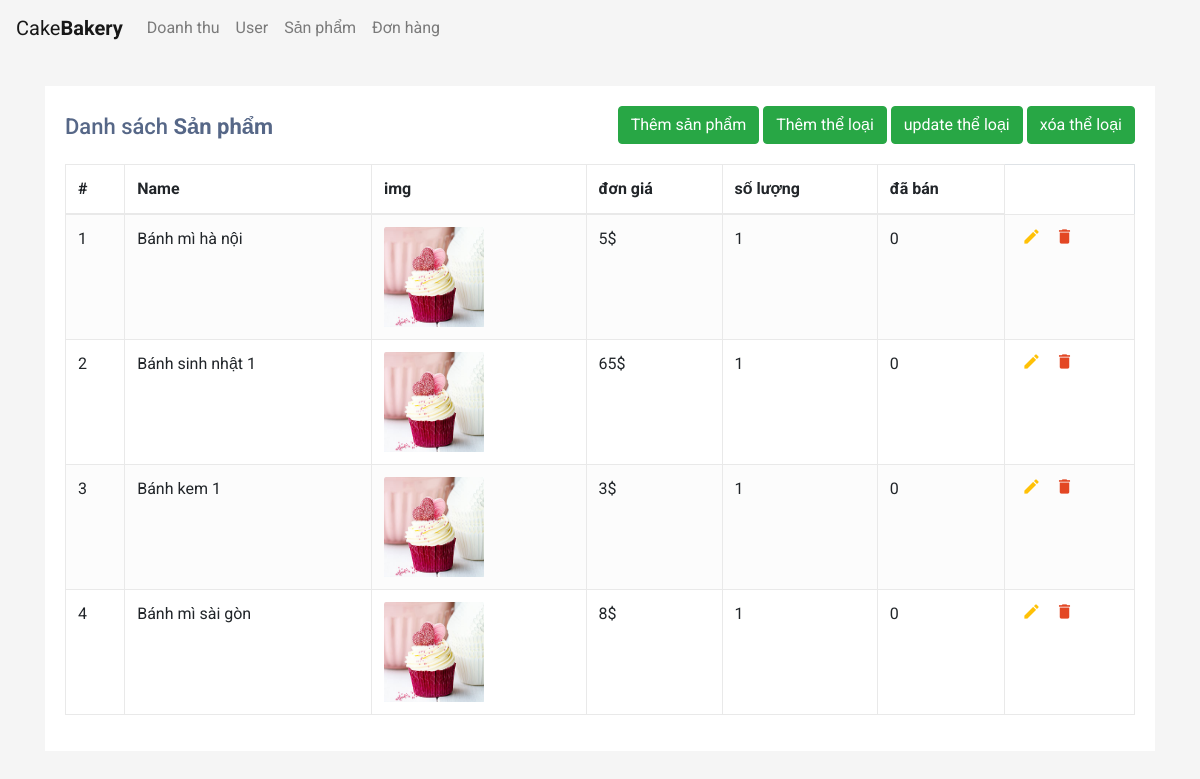
The page /admin.php?controller=product on the database as committed earlier.
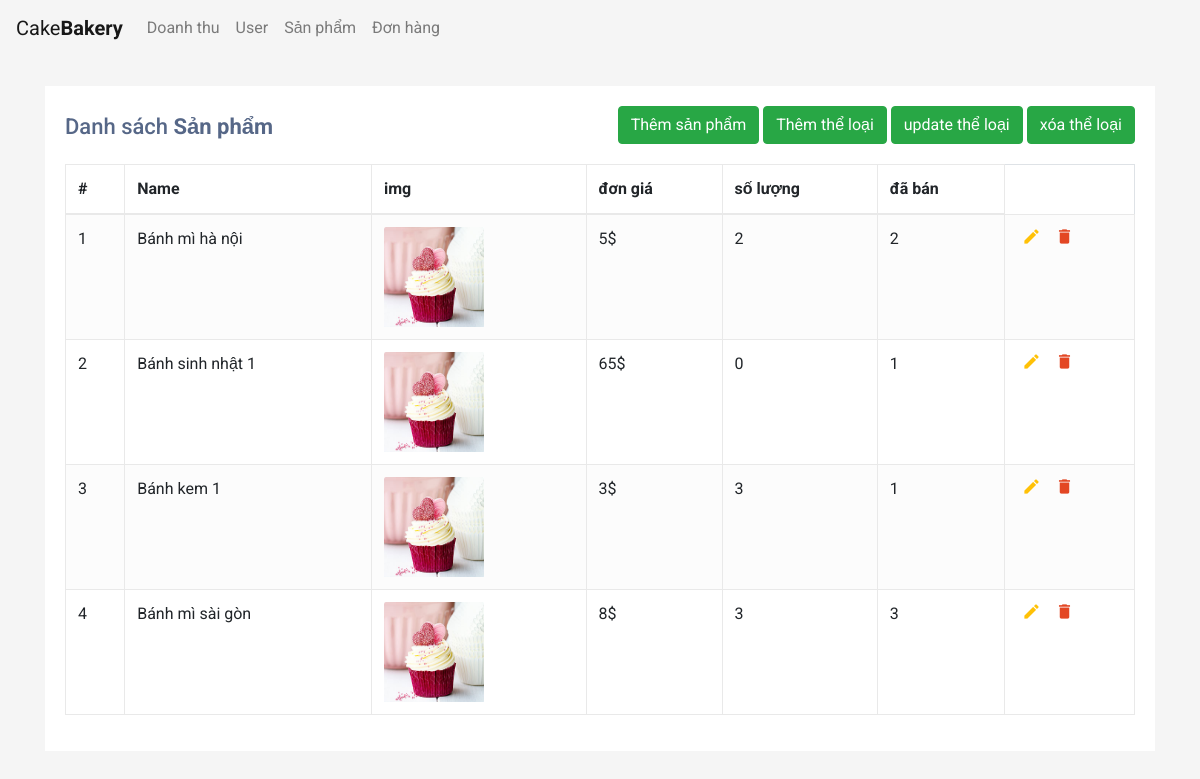
The same page on the database as committed later.
### tables this page shows
CREATE TABLE `products` (
  `id` int(10) UNSIGNED NOT NULL,
  `name` varchar(200) NOT NULL,
  `price` float NOT NULL,
  `image` varchar(255) NOT NULL,
  `category_id` int(11) NOT NULL,
  `created_at` timestamp NOT NULL DEFAULT current_timestamp(),
  `updated_at` timestamp NOT NULL DEFAULT current_timestamp(),
  `description` varchar(255) NOT NULL,
  `quantity` int(11) NOT NULL DEFAULT 1,
  `sold` int(11) NOT NULL DEFAULT 0
);

### controllers/BaseController.php (called while the page is built, shortened)
<?php
class BaseController
{
    protected function view($path, $data = [])
    {
        require(self::VIEW_FOLDER_NAME . '/' . str_replace('.', '/', $path) . '.php');
    }
}

### controllers/ProductController.php (called while the page is built, shortened)
<?php
class ProductController extends BaseController
{
    private $productModel;
    public function __construct()
    {
        $this->productModel = new ProductModel;
        $this->CategoryModel = new CategoryModel;
    }
    public function index()
    {
        $products = $this->productModel->getAll();
        $categories = $this->CategoryModel->getAll();
        return $this->view('fontend.products.index', [
            "products" => $products,
            "categories" => $categories
        ]);
    }
}

### admin.php (called while the page is built, shortened)
<?php
require './core/Database.php';
require './models/BaseModel.php';
require './controllers/BaseController.php';
$actionName = $_REQUEST['action'] ?? 'index';
$objectController = new $controllerName;
$objectController->$actionName();

### core/Database.php (called while the page is built, shortened)
<?php
class Database
{
    public function connect()
    {
        $connect = mysqli_connect(self::HOST, self::USERNAME, self::PASSWORD, self::DB_NAME);
        mysqli_set_charset($connect, 'utf8');
        if (mysqli_connect_errno() === 0) {
            return $connect;
        }
        return false;
    }
}

### models/BaseModel.php (called while the page is built, shortened)
<?php
class BaseModel extends Database
{
    public static  $connect;
    public function __construct()
    {
        self::$connect = $this->connect();
    }
    public function findAll($table, $select = ["*"])
    {
        $select = implode(',', $select);
        $sql = "SELECT ${select} FROM ${table}";
        $data = $this->_query($sql);
        return  $data;
    }
    protected function _query($sql)
    {
        $result = self::$connect->query($sql);
        $data = [];
        if ($result) {
            if ($result->num_rows > 0) {
                while ($row = $result->fetch_assoc()) {
                    array_push($data, $row);
                }
            }
        }
        return [
            "data" => $data,
        ];
    }
}

### models/ProductModel.php (called while the page is built, shortened)
<?php
class ProductModel  extends BaseModel
{
    public function getAll($select = ["*"])
    {
        return $this->findAll(self::TABLE, $select);
    }
}

### views/fontend/products/index.php (the view, shortened to what this page needs)
<!DOCTYPE html>
<html lang="en">
<?php require('views/fontend/common/headAdmin.php') ?>
<body>
    <?php require('views/fontend/common/navbarAdmin.php') ?>
    <div class="container-xl">
        <div class="table-responsive">
            <div class="table-wrapper">
                <div class="table-title">
                    <div class="row">
                        <div class="col-sm-4">
                            <h2>Danh sách <b>Sản phẩm</b></h2>
                        </div>
                        <div class="col-sm-8">
                            <div class="search-box">
                                <button type="button" class="btn btn-success">
                                    <a style="color:#fff;" class="delete" title="Tạo mới" href="#myModalCreate" class="trigger-btn" data-toggle="modal" data-toggle="tooltip">Thêm sản phẩm</a>
                                </button>
                                <button type="button" class="btn btn-success">
                                    <a style="color:#fff;" class="delete" title="Tạo mới" href="#myModalCreatecategory" class="trigger-btn" data-toggle="modal" data-toggle="tooltip">Thêm thể loại</a>
                                </button>
                                <button type="button" class="btn btn-success">
                                    <a style="color:#fff;" class="delete" title="Tạo mới" href="#modeleditcategorys" class="trigger-btn" data-toggle="modal" data-toggle="tooltip">update thể loại</a>
                                </button>
                                <button type="button" class="btn btn-success">
                                    <a style="color:#fff;" class="delete" title="Tạo mới" href="#modeldeletecategorys" class="trigger-btn" data-toggle="modal" data-toggle="tooltip">xóa thể loại</a>
                                </button>
                            </div>
                        </div>
                    </div>
                </div>
                <table class="table table-striped table-hover table-bordered">
                    <thead>
                        <tr>
                            <th>#</th>
                            <th>Name </th>
                            <th>img</th>
                            <th>đơn giá </th>
                            <th>số lượng</th>
                            <th>đã bán</th>
                        </tr>
                    </thead>
                    <tbody>
                        <?php if (isset($products['data']) && count($products['data']) > 0) {
                            foreach ($products['data'] as $key => $value) { ?>
                                <tr>
                                    <td><?= $key + 1 ?></td>
                                    <td><?= $value['name'] ?></td>
                                    <td>
                                        <div>
                                            <img style="width:100px;height:100px;" class="img-fluid" src="<?= $value['image'] ?>" />
                                        </div>
                                    </td>
                                    <td><?= $value['price'] . "$" ?></td>
                                    <td><?= $value['quantity'] ?></td>
                                    <td><?= $value['sold'] ?></td>
                                    <td>
                                        <a href="#myModalCreate" data-toggle="modal" class="edit" onclick="setIdUpdate(<?= $value['id'] ?>)" title="Edit" data-toggle="tooltip"><i class="material-icons">&#xE254;</i></a>
                                        <a onclick="setIdProductDelete(<?= $value['id'] ?>)" class="delete" title="Delete" href="#myModal" class="trigger-btn" data-toggle="modal" data-toggle="tooltip"><i class="material-icons">&#xE872;</i></a>
                                    </td>
                                </tr>
                        <?php }
                        } ?>
                    </tbody>
                </table>
            </div>
        </div>
    </div>
</body>
</html>

### views/fontend/common/headAdmin.php (shortened to what this page needs)
<head>
    <link rel="stylesheet" href="https://stackpath.bootstrapcdn.com/bootstrap/4.5.0/css/bootstrap.min.css">
    <link rel="stylesheet" href="https://maxcdn.bootstrapcdn.com/font-awesome/4.7.0/css/font-awesome.min.css">
    <link rel="stylesheet" href="./styleadmin.css" />
</head>

### views/fontend/common/navbarAdmin.php (shortened to what this page needs)
<nav class="navbar navbar-expand-lg navbar-light">
    <a href="./index.php" class="navbar-brand">Cake<b>Bakery</b></a>
    <div id="navbarCollapse" class="collapse navbar-collapse justify-content-start">
        <div class="navbar-nav">
            <a href="./admin.php" class="nav-item nav-link">Doanh thu</a>
            <a href="?controller=user" class="nav-item nav-link">User</a>
            <a href="?controller=product" class="nav-item nav-link">Sản phẩm</a>
            <a href="?controller=adminOrder" class="nav-item nav-link">Đơn hàng</a>
        </div>
    </div>
</nav>

### styleadmin.css (style rules this page uses)
body { color: #566787; background: #f5f5f5; font-family: "Roboto", sans-serif; }
.table-responsive { margin: 30px 0; }
.table-wrapper { min-width: 1000px; background: #fff; padding: 20px; box-shadow: 0 1px 1px rgba(0, 0, 0, 0.05); }
.table-title { padding-bottom: 10px; margin: 0 0 10px; min-width: 100%; }
.table-title h2 { margin: 8px 0 0; font-size: 22px; }
.search-box { position: relative; float: right; }
table.table tr th, table.table tr td { border-color: #e9e9e9; }
table.table-striped tbody tr:nth-of-type(odd) { background-color: #fcfcfc; }
table.table td:last-child { width: 130px; }
table.table td a { color: #a0a5b1; display: inline-block; margin: 0 5px; }
table.table td a.edit { color: #ffc107; }
table.table td a.delete { color: #e34724; }
table.table td i { font-size: 19px; }

Rows that differ between the two databases and show on the page:
changed products "Bánh mì hà nội": quantity "1" → "2"; sold "0" → "2"
changed products "Bánh sinh nhật 1": quantity "1" → "0"; sold "0" → "1"
changed products "Bánh kem 1": quantity "1" → "3"; sold "0" → "1"
changed products "Bánh mì sài gòn": quantity "1" → "3"; sold "0" → "3"
